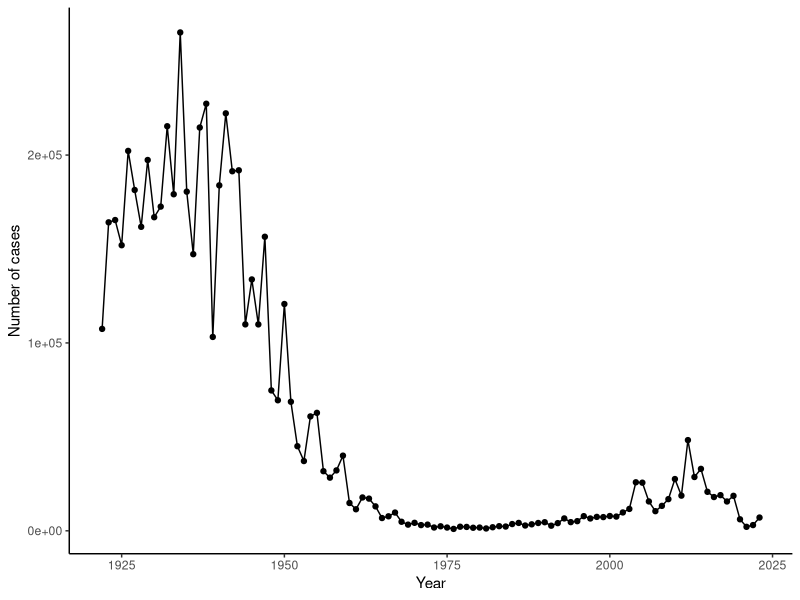
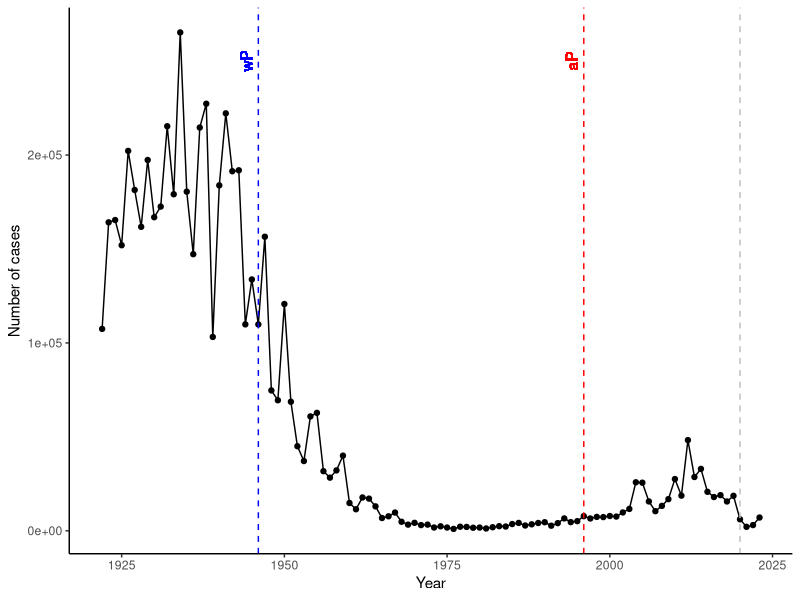

These figures' R source, in order: (Note: this script raises an error after producing the figures.)
## ---- chunk 1
cdc <- data.frame(
                                 year = c(1922L,1923L,1924L,1925L,
                                          1926L,1927L,1928L,1929L,1930L,1931L,
                                          1932L,1933L,1934L,1935L,1936L,
                                          1937L,1938L,1939L,1940L,1941L,1942L,
                                          1943L,1944L,1945L,1946L,1947L,
                                          1948L,1949L,1950L,1951L,1952L,
                                          1953L,1954L,1955L,1956L,1957L,1958L,
                                          1959L,1960L,1961L,1962L,1963L,
                                          1964L,1965L,1966L,1967L,1968L,1969L,
                                          1970L,1971L,1972L,1973L,1974L,
                                          1975L,1976L,1977L,1978L,1979L,1980L,
                                          1981L,1982L,1983L,1984L,1985L,
                                          1986L,1987L,1988L,1989L,1990L,
                                          1991L,1992L,1993L,1994L,1995L,1996L,
                                          1997L,1998L,1999L,2000L,2001L,
                                          2002L,2003L,2004L,2005L,2006L,2007L,
                                          2008L,2009L,2010L,2011L,2012L,
                                          2013L,2014L,2015L,2016L,2017L,2018L,
                                          2019L,2020L,2021L,2022L,2023L),
         cases = c(107473,164191,165418,152003,
                                          202210,181411,161799,197371,
                                          166914,172559,215343,179135,265269,
                                          180518,147237,214652,227319,103188,
                                          183866,222202,191383,191890,109873,
                                          133792,109860,156517,74715,69479,
                                          120718,68687,45030,37129,60886,
                                          62786,31732,28295,32148,40005,
                                          14809,11468,17749,17135,13005,6799,
                                          7717,9718,4810,3285,4249,3036,
                                          3287,1759,2402,1738,1010,2177,2063,
                                          1623,1730,1248,1895,2463,2276,
                                          3589,4195,2823,3450,4157,4570,
                                          2719,4083,6586,4617,5137,7796,6564,
                                          7405,7298,7867,7580,9771,11647,
                                          25827,25616,15632,10454,13278,
                                          16858,27550,18719,48277,28639,32971,
                                          20762,17972,18975,15609,18617,
                                          6124,2116,3044,7063)
       )
## ---- chunk 2
library(ggplot2)

cdcgraph <- ggplot(cdc) +
  aes(year, cases) +
  geom_point() +
  geom_line() +
  labs(x="Year",y="Number of cases") +
  theme_classic()

cdcgraph
## ---- chunk 3
cdcgraph +
  geom_vline(xintercept = 1946, linetype="dashed", color = "blue") +
  geom_vline(xintercept = 1996, linetype="dashed", color = "red") +
  geom_vline(xintercept = 2020, linetype="dashed", color = "grey") +
  geom_text(aes(x=1946, y=250000, label="wP"), 
            angle=90, vjust = -0.5, color="blue") +
  geom_text(aes(x=1996, y=250000, label="aP"), 
            angle=90, vjust = -0.5, color="red")
## ---- chunk 4
library(jsonlite)
subject <- read_json("https://www.cmi-pb.org/api/subject", simplifyVector = TRUE) 
head(subject, 3)
## ---- chunk 5
table(subject$infancy_vac)
subject$infancy_vac
## ---- chunk 6
table(subject$biological_sex)
## ---- chunk 7
table(subject$race, subject$biological_sex)
## ---- chunk 8
library(jsonlite)
specimen <- read_json("https://www.cmi-pb.org/api/v5_1/specimen", simplifyVector = TRUE)
ab_titer <- read_json("https://www.cmi-pb.org/api/v5_1/plasma_ab_titer",simplifyVector = TRUE)
## ---- chunk 9
library(lubridate)
library(dplyr)

subject$age <- today() - ymd(subject$year_of_birth)

# (i)
ap <- subject %>% filter(infancy_vac == "aP")
round(summary(time_length(ap$age, "years" )))

 # (ii)
wp <- subject %>% filter(infancy_vac == "wP")
round(summary(time_length(wp$age, "years")))

# (iii)
t.test(ap$age,wp$age)
## ---- chunk 10
subject$boost_age <- ymd(subject$date_of_boost) - ymd(subject$year_of_birth)
round(head(time_length(subject$boost_age,"years")))
round(summary(time_length(subject$boost_age,"years")))
## ---- chunk 11
ggplot(subject) +
  aes(time_length(age, "year"),
      fill=as.factor(infancy_vac)) +
  geom_histogram(show.legend=FALSE) +
  facet_wrap(vars(infancy_vac), nrow=2) +
  xlab("Age in years")
## ---- chunk 12
library(dplyr)

meta <- inner_join(subject, specimen)

head(meta)
## ---- chunk 13
ab_data <- inner_join(meta,ab_titer)
head(ab_data)
## ---- chunk 14
head(ab_data$isotype)
## ---- chunk 15
unique(ab_data$antigen)
## ---- chunk 16
ggplot(ab_data) +
  aes(MFI,antigen) +
  geom_boxplot() +
  theme_classic()
## ---- chunk 17
table(ab_data$dataset)
## ---- chunk 18
ab_data |>
  filter(isotype == "IgG") -> igg_data
## ---- chunk 19
igg_dataplot <- ggplot(igg_data) +
  aes(x=MFI_normalised, y=antigen) +
  geom_boxplot() +
  theme_classic()
igg_dataplot
## ---- chunk 20
igg_dataplot +
  aes(color=infancy_vac)
## ---- chunk 21
igg_dataplot +
  aes(color=infancy_vac) +
  facet_wrap(~infancy_vac)
## ---- chunk 22
igg_data |>
  filter(visit %in% 1:8) |>
  ggplot() +
    aes(x=MFI_normalised,y=antigen,color=infancy_vac) +
    facet_wrap(~visit) +
    geom_boxplot() +
    theme_classic()
## ---- chunk 23
library(dplyr)
filter(igg_data, antigen=="PRN") %>%
  ggplot() +
  aes(MFI_normalised, col=infancy_vac) +
  geom_boxplot(show.legend = TRUE) +
  facet_wrap(vars(visit)) +
  theme_classic() +
  labs(title="PRN")

filter(igg_data, antigen=="FIM2/3") %>%
  ggplot() +
  aes(MFI_normalised, col=infancy_vac) +
  geom_boxplot(show.legend = TRUE) +
  facet_wrap(vars(visit)) +
  theme_classic() +
  labs(title="FIM2/3")
## ---- chunk 24
pt_2020 <- igg_data |>
  filter(antigen == "PT") |>
  filter(dataset == "2020_dataset")
pt_2021 <- igg_data |>
  filter(antigen == "PT") |>
  filter(dataset == "2021_dataset")

pt_2020
pt_2021
## ---- chunk 25
pt_2020 |>
  ggplot() +
    aes(planned_day_relative_to_boost,
        MFI_normalised, 
        color=infancy_vac, 
        group=subject_id) +
    geom_point() +
    geom_line() +
    theme_classic() +
    geom_vline(xintercept=0, col="darkgreen") +
    geom_vline(xintercept =14, col="darkgreen") +
    labs(title="2020 dataset IgG PT",
       subtitle = "Dashed lines indicate day 0 (pre-boost) and 14 (apparent peak levels)",x="Days post booster", y="Normalized MFI for PT IgG")

pt_2020 |>
  ggplot() +
    aes(planned_day_relative_to_boost,
        MFI_normalised, 
        color=infancy_vac, 
        group=subject_id) +
    geom_point() +
    geom_line() +
    theme_classic() +
    geom_vline(xintercept=0, col="darkgreen") +
    geom_vline(xintercept =14, col="darkgreen") +
    scale_x_continuous(limits = c(0, 125)) +
    labs(title="2020 dataset IgG PT",
       subtitle = "Dashed lines indicate day 0 (pre-boost) and 14 (apparent peak levels), \n scale cropped at 125 days for better comparison with 2021",x="Days post booster", y="Normalized MFI for PT IgG")

pt_2021 |>
  ggplot() +
    aes(planned_day_relative_to_boost,
        MFI_normalised, 
        color=infancy_vac, 
        group=subject_id) +
    geom_point() +
    geom_line() +
    theme_classic() +
    geom_vline(xintercept=0, col="darkgreen") +
    geom_vline(xintercept =14, col="darkgreen") +
    labs(title="2021 dataset IgG PT",
       subtitle = "Dashed lines indicate day 0 (pre-boost) and 14 (apparent peak levels)",x="Days post booster", y="Normalized MFI for PT IgG")
## ---- chunk 26
sessionInfo()
